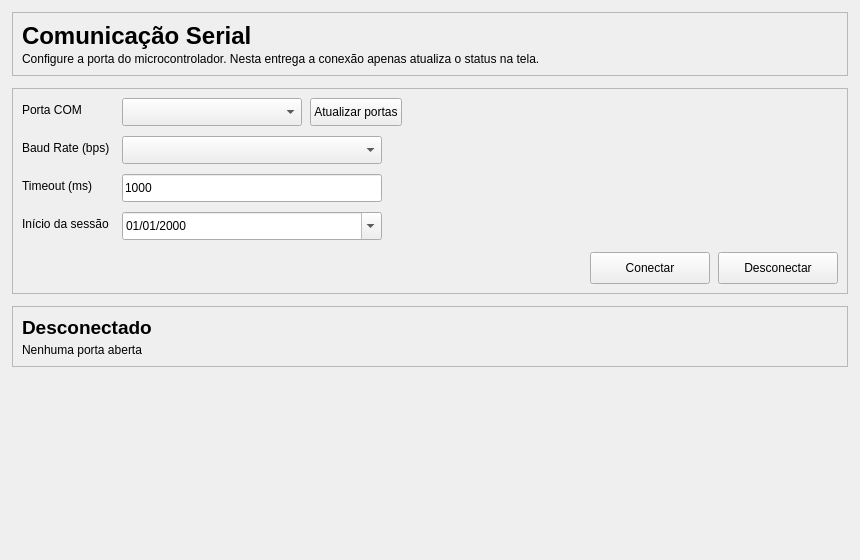
<?xml version="1.0" encoding="UTF-8"?>
<ui version="4.0">
 <class>SerialConfig</class>
 <widget class="QWidget" name="SerialConfig">
  <property name="geometry">
   <rect>
    <x>0</x>
    <y>0</y>
    <width>860</width>
    <height>560</height>
   </rect>
  </property>
  <property name="windowTitle">
   <string>Configuração da Comunicação Serial</string>
  </property>
  <layout class="QVBoxLayout" name="layoutPrincipal">
   <property name="spacing">
    <number>12</number>
   </property>
   <property name="leftMargin">
    <number>12</number>
   </property>
   <property name="topMargin">
    <number>12</number>
   </property>
   <property name="rightMargin">
    <number>12</number>
   </property>
   <property name="bottomMargin">
    <number>12</number>
   </property>
   <item>
    <widget class="QFrame" name="frameCabecalhoSerial">
     <property name="frameShape">
      <enum>QFrame::Shape::StyledPanel</enum>
     </property>
     <property name="frameShadow">
      <enum>QFrame::Shadow::Raised</enum>
     </property>
     <layout class="QVBoxLayout" name="layoutCabecalhoSerial">
      <property name="spacing">
       <number>2</number>
      </property>
      <item>
       <widget class="QLabel" name="labelTituloSerial">
        <property name="font">
         <font>
          <pointsize>18</pointsize>
          <bold>true</bold>
         </font>
        </property>
        <property name="text">
         <string>Comunicação Serial</string>
        </property>
       </widget>
      </item>
      <item>
       <widget class="QLabel" name="labelSubtituloSerial">
        <property name="text">
         <string>Configure a porta do microcontrolador. Nesta entrega a conexão apenas atualiza o status na tela.</string>
        </property>
        <property name="wordWrap">
         <bool>true</bool>
        </property>
       </widget>
      </item>
     </layout>
    </widget>
   </item>
   <item>
    <widget class="QFrame" name="frameFormularioSerial">
     <property name="frameShape">
      <enum>QFrame::Shape::StyledPanel</enum>
     </property>
     <property name="frameShadow">
      <enum>QFrame::Shadow::Raised</enum>
     </property>
     <layout class="QVBoxLayout" name="layoutFormularioSerial">
      <property name="spacing">
       <number>12</number>
      </property>
      <item>
       <layout class="QFormLayout" name="layoutCamposSerial">
        <property name="fieldGrowthPolicy">
         <enum>QFormLayout::FieldGrowthPolicy::AllNonFixedFieldsGrow</enum>
        </property>
        <property name="horizontalSpacing">
         <number>12</number>
        </property>
        <property name="verticalSpacing">
         <number>10</number>
        </property>
        <item row="0" column="0">
         <widget class="QLabel" name="labelPortaSerial">
          <property name="text">
           <string>Porta COM</string>
          </property>
          <property name="buddy">
           <cstring>comboPortaSerial</cstring>
          </property>
         </widget>
        </item>
        <item row="0" column="1">
         <layout class="QHBoxLayout" name="layoutPortaSerial">
          <property name="spacing">
           <number>8</number>
          </property>
          <item>
           <widget class="QComboBox" name="comboPortaSerial">
            <property name="minimumSize">
             <size>
              <width>180</width>
              <height>28</height>
             </size>
            </property>
            <property name="maximumSize">
             <size>
              <width>260</width>
              <height>16777215</height>
             </size>
            </property>
           </widget>
          </item>
          <item>
           <widget class="QPushButton" name="botaoAtualizarPortas">
            <property name="minimumSize">
             <size>
              <width>0</width>
              <height>28</height>
             </size>
            </property>
            <property name="text">
             <string>Atualizar portas</string>
            </property>
            <property name="toolTip">
             <string>Relê as portas disponíveis na máquina</string>
            </property>
           </widget>
          </item>
          <item>
           <spacer name="espacadorPortaSerial">
            <property name="orientation">
             <enum>Qt::Orientation::Horizontal</enum>
            </property>
            <property name="sizeHint" stdset="0">
             <size>
              <width>40</width>
              <height>20</height>
             </size>
            </property>
           </spacer>
          </item>
         </layout>
        </item>
        <item row="1" column="0">
         <widget class="QLabel" name="labelBaudRate">
          <property name="text">
           <string>Baud Rate (bps)</string>
          </property>
          <property name="buddy">
           <cstring>comboBaudRate</cstring>
          </property>
         </widget>
        </item>
        <item row="1" column="1">
         <widget class="QComboBox" name="comboBaudRate">
          <property name="minimumSize">
           <size>
            <width>180</width>
            <height>28</height>
           </size>
          </property>
          <property name="maximumSize">
           <size>
            <width>260</width>
            <height>16777215</height>
           </size>
          </property>
         </widget>
        </item>
        <item row="2" column="0">
         <widget class="QLabel" name="labelTimeout">
          <property name="text">
           <string>Timeout (ms)</string>
          </property>
          <property name="buddy">
           <cstring>editTimeout</cstring>
          </property>
         </widget>
        </item>
        <item row="2" column="1">
         <widget class="QLineEdit" name="editTimeout">
          <property name="minimumSize">
           <size>
            <width>180</width>
            <height>28</height>
           </size>
          </property>
          <property name="maximumSize">
           <size>
            <width>260</width>
            <height>16777215</height>
           </size>
          </property>
          <property name="text">
           <string>1000</string>
          </property>
          <property name="placeholderText">
           <string>100 a 10000</string>
          </property>
         </widget>
        </item>
        <item row="3" column="0">
         <widget class="QLabel" name="labelInicioSessao">
          <property name="text">
           <string>Início da sessão</string>
          </property>
          <property name="buddy">
           <cstring>dateInicioSessao</cstring>
          </property>
         </widget>
        </item>
        <item row="3" column="1">
         <widget class="QDateEdit" name="dateInicioSessao">
          <property name="minimumSize">
           <size>
            <width>180</width>
            <height>28</height>
           </size>
          </property>
          <property name="maximumSize">
           <size>
            <width>260</width>
            <height>16777215</height>
           </size>
          </property>
          <property name="displayFormat">
           <string>dd/MM/yyyy</string>
          </property>
          <property name="calendarPopup">
           <bool>true</bool>
          </property>
         </widget>
        </item>
       </layout>
      </item>
      <item>
       <layout class="QHBoxLayout" name="layoutAcoesSerial">
        <property name="spacing">
         <number>8</number>
        </property>
        <item>
         <spacer name="espacadorAcoesSerial">
          <property name="orientation">
           <enum>Qt::Orientation::Horizontal</enum>
          </property>
          <property name="sizeHint" stdset="0">
           <size>
            <width>40</width>
            <height>20</height>
           </size>
          </property>
         </spacer>
        </item>
        <item>
         <widget class="QPushButton" name="botaoConectar">
          <property name="minimumSize">
           <size>
            <width>120</width>
            <height>32</height>
           </size>
          </property>
          <property name="text">
           <string>Conectar</string>
          </property>
         </widget>
        </item>
        <item>
         <widget class="QPushButton" name="botaoDesconectar">
          <property name="minimumSize">
           <size>
            <width>120</width>
            <height>32</height>
           </size>
          </property>
          <property name="text">
           <string>Desconectar</string>
          </property>
         </widget>
        </item>
       </layout>
      </item>
     </layout>
    </widget>
   </item>
   <item>
    <widget class="QFrame" name="frameStatusSerial">
     <property name="frameShape">
      <enum>QFrame::Shape::StyledPanel</enum>
     </property>
     <property name="frameShadow">
      <enum>QFrame::Shadow::Raised</enum>
     </property>
     <layout class="QVBoxLayout" name="layoutStatusSerial">
      <property name="spacing">
       <number>4</number>
      </property>
      <item>
       <widget class="QLabel" name="labelStatusConexao">
        <property name="font">
         <font>
          <pointsize>14</pointsize>
          <bold>true</bold>
         </font>
        </property>
        <property name="text">
         <string>Desconectado</string>
        </property>
       </widget>
      </item>
      <item>
       <widget class="QLabel" name="labelDetalheConexao">
        <property name="text">
         <string>Nenhuma porta aberta</string>
        </property>
        <property name="wordWrap">
         <bool>true</bool>
        </property>
       </widget>
      </item>
     </layout>
    </widget>
   </item>
   <item>
    <spacer name="espacadorInferiorSerial">
     <property name="orientation">
      <enum>Qt::Orientation::Vertical</enum>
     </property>
     <property name="sizeHint" stdset="0">
      <size>
       <width>20</width>
       <height>40</height>
      </size>
     </property>
    </spacer>
   </item>
  </layout>
 </widget>
 <resources/>
 <connections/>
</ui>
